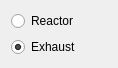
       <widget class="QWidget" name="gridLayoutWidget_6">
        <property name="geometry">
         <rect>
          <x>500</x>
          <y>230</y>
          <width>111</width>
          <height>60</height>
         </rect>
        </property>
        <layout class="QGridLayout" name="gridLayout_6">
         <item row="0" column="0">
          <widget class="QRadioButton" name="radioButton_ch2_reactor">
           <property name="text">
            <string>Reactor</string>
           </property>
          </widget>
         </item>
         <item row="1" column="0">
          <widget class="QRadioButton" name="radioButton_ch2_exhaust">
           <property name="text">
            <string>Exhaust</string>
           </property>
           <property name="checked">
            <bool>true</bool>
           </property>
          </widget>
         </item>
         <item row="0" column="1">
          <widget class="QLabel" name="label_ch2_reactor_status">
           <property name="maximumSize">
            <size>
             <width>20</width>
             <height>20</height>
            </size>
           </property>
           <property name="autoFillBackground">
            <bool>true</bool>
           </property>
           <property name="text">
            <string/>
           </property>
          </widget>
         </item>
         <item row="1" column="1">
          <widget class="QLabel" name="label_ch2_exhaust_status">
           <property name="minimumSize">
            <size>
             <width>20</width>
             <height>20</height>
            </size>
           </property>
           <property name="maximumSize">
            <size>
             <width>20</width>
             <height>20</height>
            </size>
           </property>
           <property name="autoFillBackground">
            <bool>true</bool>
           </property>
           <property name="text">
            <string/>
           </property>
          </widget>
         </item>
        </layout>
       </widget>
